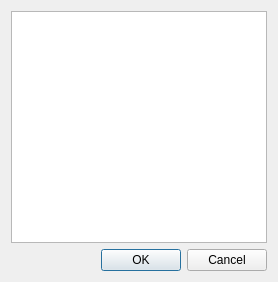
<?xml version="1.0" encoding="UTF-8"?>
<ui version="4.0">
 <class>GuiCreateVolumeMesh</class>
 <widget class="QDialog" name="GuiCreateVolumeMesh">
  <property name="geometry">
   <rect>
    <x>0</x>
    <y>0</y>
    <width>278</width>
    <height>282</height>
   </rect>
  </property>
  <property name="windowTitle">
   <string>Dialog</string>
  </property>
  <layout class="QVBoxLayout" name="verticalLayout">
   <item>
    <widget class="QListWidget" name="listWidget"/>
   </item>
   <item>
    <widget class="QDialogButtonBox" name="buttonBox">
     <property name="orientation">
      <enum>Qt::Horizontal</enum>
     </property>
     <property name="standardButtons">
      <set>QDialogButtonBox::Cancel|QDialogButtonBox::Ok</set>
     </property>
    </widget>
   </item>
  </layout>
 </widget>
 <resources/>
 <connections>
  <connection>
   <sender>buttonBox</sender>
   <signal>accepted()</signal>
   <receiver>GuiCreateVolumeMesh</receiver>
   <slot>accept()</slot>
   <hints>
    <hint type="sourcelabel">
     <x>248</x>
     <y>254</y>
    </hint>
    <hint type="destinationlabel">
     <x>157</x>
     <y>274</y>
    </hint>
   </hints>
  </connection>
  <connection>
   <sender>buttonBox</sender>
   <signal>rejected()</signal>
   <receiver>GuiCreateVolumeMesh</receiver>
   <slot>reject()</slot>
   <hints>
    <hint type="sourcelabel">
     <x>316</x>
     <y>260</y>
    </hint>
    <hint type="destinationlabel">
     <x>286</x>
     <y>274</y>
    </hint>
   </hints>
  </connection>
 </connections>
</ui>
